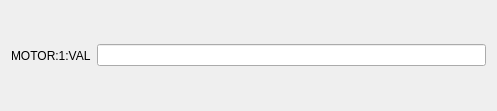
<?xml version="1.0" encoding="UTF-8"?>
<ui version="4.0">
 <class>Form</class>
 <widget class="QWidget" name="Form">
  <property name="geometry">
   <rect>
    <x>0</x>
    <y>0</y>
    <width>497</width>
    <height>111</height>
   </rect>
  </property>
  <property name="windowTitle">
   <string>Form</string>
  </property>
  <layout class="QHBoxLayout" name="horizontalLayout">
   <item>
    <widget class="QLabel" name="label">
     <property name="text">
      <string>MOTOR:1:VAL</string>
     </property>
    </widget>
   </item>
   <item>
    <widget class="PyDMLineEdit" name="pydmLineEdit">
     <property name="toolTip">
      <string/>
     </property>
     <property name="whatsThis">
      <string/>
     </property>
     <property name="channel">
      <string>ca://MOTOR:1:VAL</string>
     </property>
    </widget>
   </item>
  </layout>
 </widget>
 <customwidgets>
  <customwidget>
   <class>PyDMLineEdit</class>
   <extends>QLineEdit</extends>
   <header>line_edit</header>
  </customwidget>
 </customwidgets>
 <resources/>
 <connections/>
</ui>
